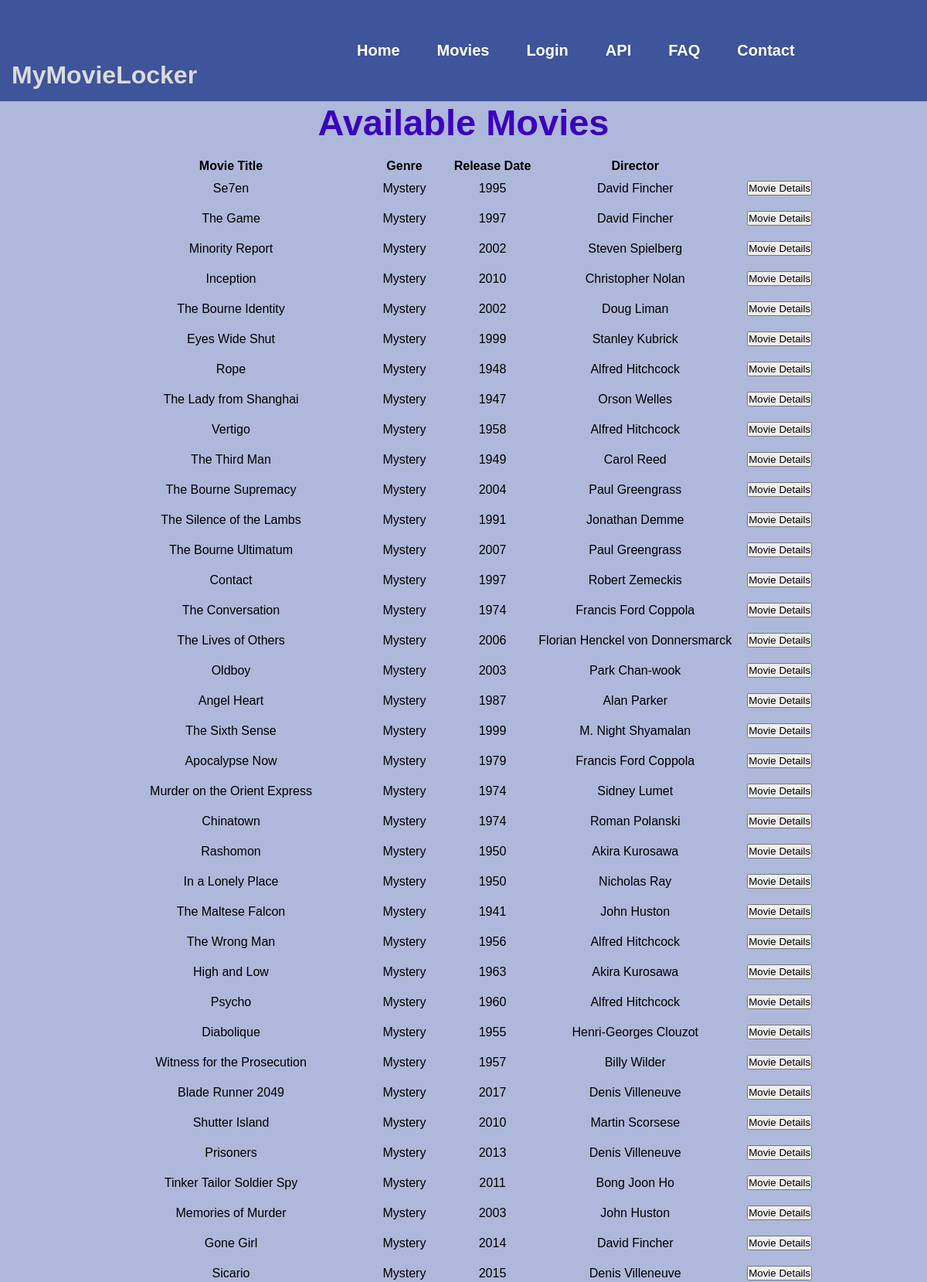
The app's page /movies.php (upper part) with its own data.
### tables this page shows
CREATE TABLE `tbl_movies` (
  `movie key` int(11) NOT NULL,
  `name` mediumtext NOT NULL,
  `description` longtext NOT NULL,
  `release date` year(4) NOT NULL,
  `director` text NOT NULL,
  `genre` int(11) NOT NULL
);

CREATE TABLE `tbl_genres` (
  `id` int(11) NOT NULL,
  `name` varchar(20) NOT NULL,
  `description` text NOT NULL,
  `date` timestamp NOT NULL DEFAULT current_timestamp() ON UPDATE current_timestamp()
);

### movies.php (the view, shortened to what this page needs)
<?php
	$conn = OpenCon();
	$sql = "SELECT tbl_movies.`movie key` as id, tbl_movies.name, director, tbl_genres.name as genre, `release date` FROM tbl_movies inner join tbl_genres on tbl_genres.id = tbl_movies.genre;";
	$result = mysqli_query($conn, $sql);
?>
<!DOCTYPE html>
<html>
<head>
	<?php include_once 'incFiles/header.php'; ?>
</head>
<body>
	<header>
		<?php include_once 'incFiles/loggedinnavigation.php'; ?>
	</header>
	<main>
		<h1>Available Movies</h1>
		<form action="addmovie2locker.php" method="post">
		<?php
			if(mysqli_num_rows($result) > 0)
			{
				echo "<table><tr><th>Movie Title</th><th>Genre</th><th>Release Date</th><th>Director</th>";
				echo "<th></th></tr>";
				while($row = mysqli_fetch_assoc($result))
				{
					echo "<tr><td>" . $row["name"]. "</td><td>" .
					$row["genre"]. "</td><td>". $row["release date"]. "</td><td>".
					$row["director"] . "</td>";
					echo "<td><button type=\"submit\" class=\"btn btn-primary\" value=\"". $row["id"]. "\" name=\"viewmoviedetails\">Movie Details</button></td></tr>";
				}
				echo "</table>";
			}
			else
			{
				echo "0 results";
			}
		?>
		</form>
	</main>
</body>
</html>

### style.css (style rules this page uses)
* { margin: 0%; padding: 0%; font-family: "Poppins", sans-serif; box-sizing: border-box; }
h1, h2 { color: rgb(34, 34, 34); font-size: 47px; font-weight: bold; display: block; margin-left: auto; margin-right: auto; width: 50%; text-align: center; }
body { background-color: rgb(174, 184, 218); }

### login_stylesheet.css (style rules this page uses)
* { margin: 0%; padding: 0%; font-family: "Poppins", sans-serif; box-sizing: border-box; }
h1 { color: #3c00c0; }

### movies.php (style rules this page uses)
main { text-align: center; }
table { border-collapse: collapse; margin-top: 20px; margin-bottom: 20px; margin-left: auto; margin-right: auto; text-align: center; }
td { padding: 10px; }

### records on screen
tbl_movies: name "Se7en", genre.name "Mystery", release date "1995", director "David Fincher", $row["id"] 1 (drawn)
tbl_movies: name "The Game", genre.name "Mystery", release date "1997", director "David Fincher", $row["id"] 2 (drawn)
tbl_movies: name "Minority Report", genre.name "Mystery", release date "2002", director "Steven Spielberg", $row["id"] 3 (drawn)
tbl_movies: name "Inception", genre.name "Mystery", release date "2010", director "Christopher Nolan", $row["id"] 4 (drawn)
tbl_movies: name "The Bourne Identity", genre.name "Mystery", release date "2002", director "Doug Liman", $row["id"] 5 (drawn)
tbl_movies: name "Eyes Wide Shut", genre.name "Mystery", release date "1999", director "Stanley Kubrick", $row["id"] 6 (drawn)
tbl_movies: name "Rope", genre.name "Mystery", release date "1948", director "Alfred Hitchcock", $row["id"] 7 (drawn)
tbl_movies: name "The Lady from Shanghai", genre.name "Mystery", release date "1947", director "Orson Welles", $row["id"] 8 (drawn)
tbl_movies: name "Vertigo", genre.name "Mystery", release date "1958", director "Alfred Hitchcock", $row["id"] 9 (drawn)
tbl_movies: name "The Third Man", genre.name "Mystery", release date "1949", director "Carol Reed", $row["id"] 10 (drawn)
tbl_movies: name "The Bourne Supremacy", genre.name "Mystery", release date "2004", director "Paul Greengrass", $row["id"] 11 (drawn)
tbl_movies: name "The Silence of the Lambs", genre.name "Mystery", release date "1991", director "Jonathan Demme", $row["id"] 12 (drawn)
tbl_movies: name "The Bourne Ultimatum", genre.name "Mystery", release date "2007", director "Paul Greengrass", $row["id"] 13 (drawn)
tbl_movies: name "Contact", genre.name "Mystery", release date "1997", director "Robert Zemeckis", $row["id"] 14 (drawn)
tbl_movies: name "The Conversation", genre.name "Mystery", release date "1974", director "Francis Ford Coppola", $row["id"] 15 (drawn)
tbl_movies: name "The Lives of Others", genre.name "Mystery", release date "2006", director "Florian Henckel von Donnersmarck", $row["id"] 16 (drawn)
tbl_movies: name "Oldboy", genre.name "Mystery", release date "2003", director "Park Chan-wook", $row["id"] 17 (drawn)
tbl_movies: name "Angel Heart", genre.name "Mystery", release date "1987", director "Alan Parker", $row["id"] 18 (drawn)
tbl_movies: name "The Sixth Sense", genre.name "Mystery", release date "1999", director "M. Night Shyamalan", $row["id"] 19 (drawn)
tbl_movies: name "Apocalypse Now", genre.name "Mystery", release date "1979", director "Francis Ford Coppola", $row["id"] 20 (drawn)
tbl_movies: name "Murder on the Orient Express", genre.name "Mystery", release date "1974", director "Sidney Lumet", $row["id"] 21 (drawn)
tbl_movies: name "Chinatown", genre.name "Mystery", release date "1974", director "Roman Polanski", $row["id"] 22 (drawn)
tbl_movies: name "Rashomon", genre.name "Mystery", release date "1950", director "Akira Kurosawa", $row["id"] 23 (drawn)
tbl_movies: name "In a Lonely Place", genre.name "Mystery", release date "1950", director "Nicholas Ray", $row["id"] 24 (drawn)
tbl_movies: name "The Maltese Falcon", genre.name "Mystery", release date "1941", director "John Huston", $row["id"] 25 (drawn)
tbl_movies: name "The Wrong Man", genre.name "Mystery", release date "1956", director "Alfred Hitchcock", $row["id"] 26 (drawn)
tbl_movies: name "High and Low", genre.name "Mystery", release date "1963", director "Akira Kurosawa", $row["id"] 27 (drawn)
tbl_movies: name "Psycho", genre.name "Mystery", release date "1960", director "Alfred Hitchcock", $row["id"] 28 (drawn)
tbl_movies: name "Diabolique", genre.name "Mystery", release date "1955", director "Henri-Georges Clouzot", $row["id"] 29 (drawn)
tbl_movies: name "Witness for the Prosecution", genre.name "Mystery", release date "1957", director "Billy Wilder", $row["id"] 30 (drawn)
tbl_movies: name "Blade Runner 2049", genre.name "Mystery", release date "2017", director "Denis Villeneuve", $row["id"] 31 (drawn)
tbl_movies: name "Shutter Island", genre.name "Mystery", release date "2010", director "Martin Scorsese", $row["id"] 32 (drawn)
tbl_movies: name "Prisoners", genre.name "Mystery", release date "2013", director "Denis Villeneuve", $row["id"] 33 (drawn)
tbl_movies: name "Tinker Tailor Soldier Spy", genre.name "Mystery", release date "2011", director "Bong Joon Ho", $row["id"] 34 (drawn)
tbl_movies: name "Memories of Murder", genre.name "Mystery", release date "2003", director "John Huston", $row["id"] 35 (drawn)
tbl_movies: name "Gone Girl", genre.name "Mystery", release date "2014", director "David Fincher", $row["id"] 36 (drawn)
tbl_movies: name "Sicario", genre.name "Mystery", release date "2015", director "Denis Villeneuve", $row["id"] 37 (drawn)
